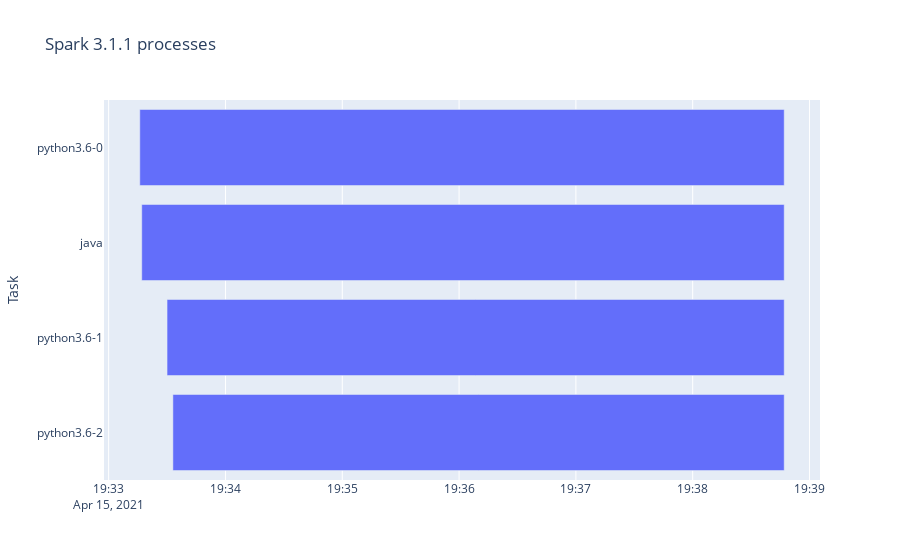

Notebook code cell kept with this figure:
### Code cell
plot_gantt(SPARK_PROCESS_311_DICT, "Spark 3.1.1 processes")

### Figure 1 — Plotly figure (JSON) as saved in the notebook; plotly's stock layout.template omitted (floating-point values rounded to 4 significant figures)
{"data": [{"alignmentgroup": "True", "base": ["2021-04-15 19:33:16", "2021-04-15 19:33:17", "2021-04-15 19:33:30", "2021-04-15 19:33:33"], "hovertemplate": "Start=%{base}<br>Finish=%{x}<br>Task=%{y}<extra></extra>", "legendgroup": "", "marker": {"color": "#636efa"}, "name": "", "offsetgroup": "", "orientation": "h", "showlegend": false, "textposition": "auto", "type": "bar", "x": [331000, 330000, 317000, 314000], "xaxis": "x", "y": ["python3.6-0", "java", "python3.6-1", "python3.6-2"], "yaxis": "y"}], "layout": {"barmode": "overlay", "legend": {"tracegroupgap": 0}, "title": {"text": "Spark 3.1.1 processes"}, "xaxis": {"anchor": "y", "domain": [0, 1], "type": "date"}, "yaxis": {"anchor": "x", "autorange": "reversed", "domain": [0, 1], "title": {"text": "Task"}}}}
